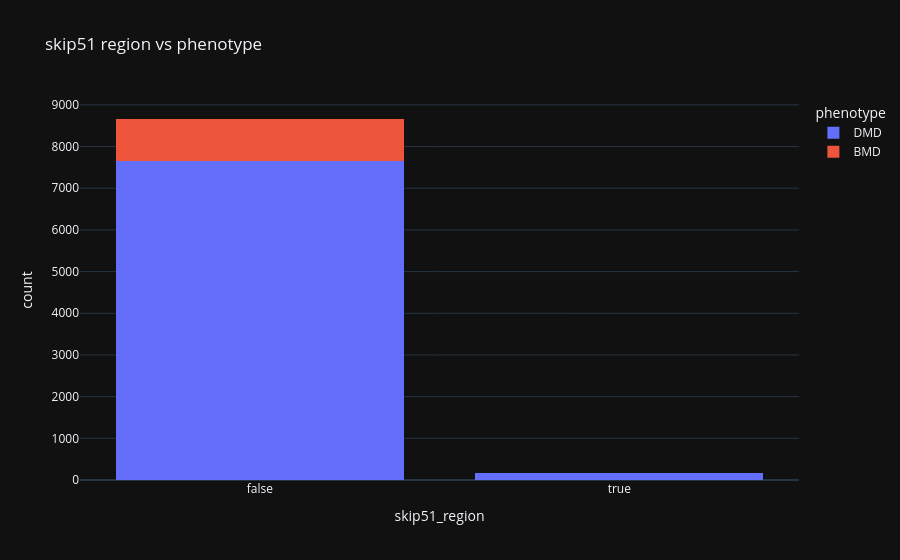

The notebook cell saved with this chart:
### Markdown cell above
## 1. 📊 skip51 vs phenotype ⭐

### Code cell
tmp = d[['skip51_region', 'phenotype']].dropna()
fig = px.histogram(tmp, x='skip51_region', color='phenotype', barmode='stack', title='skip51 region vs phenotype')
fig.show()

### Figure 1 — Plotly figure (JSON) as saved in the notebook; plotly's stock layout.template omitted (floating-point values rounded to 4 significant figures; data arrays with more than 128 entries replaced by an {"elided": "..."} marker saying what was removed)
{"data": [{"bingroup": "x", "hovertemplate": "phenotype=DMD<br>skip51_region=%{x}<br>count=%{y}<extra></extra>", "legendgroup": "DMD", "marker": {"color": "#636efa", "pattern": {"shape": ""}}, "name": "DMD", "orientation": "v", "showlegend": true, "x": {"elided": "7807 bool values"}, "xaxis": "x", "yaxis": "y", "type": "histogram"}, {"bingroup": "x", "hovertemplate": "phenotype=BMD<br>skip51_region=%{x}<br>count=%{y}<extra></extra>", "legendgroup": "BMD", "marker": {"color": "#EF553B", "pattern": {"shape": ""}}, "name": "BMD", "orientation": "v", "showlegend": true, "x": {"elided": "1023 bool values"}, "xaxis": "x", "yaxis": "y", "type": "histogram"}], "layout": {"xaxis": {"anchor": "y", "domain": [0.0, 1.0], "title": {"text": "skip51_region"}}, "yaxis": {"anchor": "x", "domain": [0.0, 1.0], "title": {"text": "count"}}, "legend": {"title": {"text": "phenotype"}, "tracegroupgap": 0}, "title": {"text": "skip51 region vs phenotype"}, "barmode": "stack"}}
